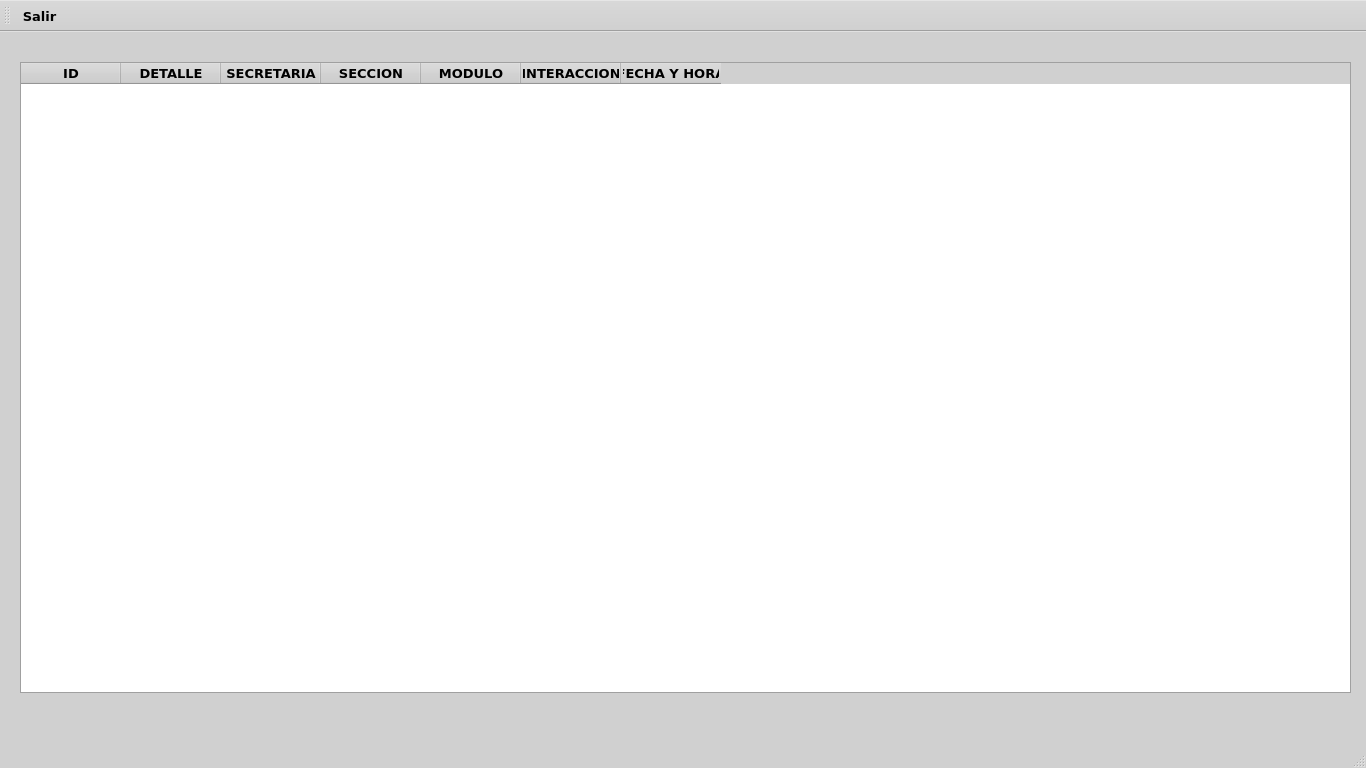
<?xml version="1.0" encoding="UTF-8"?>
<ui version="4.0">
 <class>MainWindow</class>
 <widget class="QMainWindow" name="MainWindow">
  <property name="geometry">
   <rect>
    <x>0</x>
    <y>0</y>
    <width>1366</width>
    <height>768</height>
   </rect>
  </property>
  <property name="palette">
   <palette>
    <active>
     <colorrole role="WindowText">
      <brush brushstyle="SolidPattern">
       <color alpha="255">
        <red>0</red>
        <green>0</green>
        <blue>0</blue>
       </color>
      </brush>
     </colorrole>
     <colorrole role="Button">
      <brush brushstyle="SolidPattern">
       <color alpha="255">
        <red>208</red>
        <green>208</green>
        <blue>208</blue>
       </color>
      </brush>
     </colorrole>
     <colorrole role="Light">
      <brush brushstyle="SolidPattern">
       <color alpha="255">
        <red>255</red>
        <green>255</green>
        <blue>255</blue>
       </color>
      </brush>
     </colorrole>
     <colorrole role="Midlight">
      <brush brushstyle="SolidPattern">
       <color alpha="255">
        <red>231</red>
        <green>231</green>
        <blue>231</blue>
       </color>
      </brush>
     </colorrole>
     <colorrole role="Dark">
      <brush brushstyle="SolidPattern">
       <color alpha="255">
        <red>104</red>
        <green>104</green>
        <blue>104</blue>
       </color>
      </brush>
     </colorrole>
     <colorrole role="Mid">
      <brush brushstyle="SolidPattern">
       <color alpha="255">
        <red>139</red>
        <green>139</green>
        <blue>139</blue>
       </color>
      </brush>
     </colorrole>
     <colorrole role="Text">
      <brush brushstyle="SolidPattern">
       <color alpha="255">
        <red>0</red>
        <green>0</green>
        <blue>0</blue>
       </color>
      </brush>
     </colorrole>
     <colorrole role="BrightText">
      <brush brushstyle="SolidPattern">
       <color alpha="255">
        <red>255</red>
        <green>255</green>
        <blue>255</blue>
       </color>
      </brush>
     </colorrole>
     <colorrole role="ButtonText">
      <brush brushstyle="SolidPattern">
       <color alpha="255">
        <red>0</red>
        <green>0</green>
        <blue>0</blue>
       </color>
      </brush>
     </colorrole>
     <colorrole role="Base">
      <brush brushstyle="SolidPattern">
       <color alpha="255">
        <red>255</red>
        <green>255</green>
        <blue>255</blue>
       </color>
      </brush>
     </colorrole>
     <colorrole role="Window">
      <brush brushstyle="SolidPattern">
       <color alpha="255">
        <red>208</red>
        <green>208</green>
        <blue>208</blue>
       </color>
      </brush>
     </colorrole>
     <colorrole role="Shadow">
      <brush brushstyle="SolidPattern">
       <color alpha="255">
        <red>0</red>
        <green>0</green>
        <blue>0</blue>
       </color>
      </brush>
     </colorrole>
     <colorrole role="AlternateBase">
      <brush brushstyle="SolidPattern">
       <color alpha="255">
        <red>231</red>
        <green>231</green>
        <blue>231</blue>
       </color>
      </brush>
     </colorrole>
     <colorrole role="ToolTipBase">
      <brush brushstyle="SolidPattern">
       <color alpha="255">
        <red>255</red>
        <green>255</green>
        <blue>220</blue>
       </color>
      </brush>
     </colorrole>
     <colorrole role="ToolTipText">
      <brush brushstyle="SolidPattern">
       <color alpha="255">
        <red>0</red>
        <green>0</green>
        <blue>0</blue>
       </color>
      </brush>
     </colorrole>
     <colorrole role="PlaceholderText">
      <brush brushstyle="SolidPattern">
       <color alpha="128">
        <red>0</red>
        <green>0</green>
        <blue>0</blue>
       </color>
      </brush>
     </colorrole>
    </active>
    <inactive>
     <colorrole role="WindowText">
      <brush brushstyle="SolidPattern">
       <color alpha="255">
        <red>0</red>
        <green>0</green>
        <blue>0</blue>
       </color>
      </brush>
     </colorrole>
     <colorrole role="Button">
      <brush brushstyle="SolidPattern">
       <color alpha="255">
        <red>208</red>
        <green>208</green>
        <blue>208</blue>
       </color>
      </brush>
     </colorrole>
     <colorrole role="Light">
      <brush brushstyle="SolidPattern">
       <color alpha="255">
        <red>255</red>
        <green>255</green>
        <blue>255</blue>
       </color>
      </brush>
     </colorrole>
     <colorrole role="Midlight">
      <brush brushstyle="SolidPattern">
       <color alpha="255">
        <red>231</red>
        <green>231</green>
        <blue>231</blue>
       </color>
      </brush>
     </colorrole>
     <colorrole role="Dark">
      <brush brushstyle="SolidPattern">
       <color alpha="255">
        <red>104</red>
        <green>104</green>
        <blue>104</blue>
       </color>
      </brush>
     </colorrole>
     <colorrole role="Mid">
      <brush brushstyle="SolidPattern">
       <color alpha="255">
        <red>139</red>
        <green>139</green>
        <blue>139</blue>
       </color>
      </brush>
     </colorrole>
     <colorrole role="Text">
      <brush brushstyle="SolidPattern">
       <color alpha="255">
        <red>0</red>
        <green>0</green>
        <blue>0</blue>
       </color>
      </brush>
     </colorrole>
     <colorrole role="BrightText">
      <brush brushstyle="SolidPattern">
       <color alpha="255">
        <red>255</red>
        <green>255</green>
        <blue>255</blue>
       </color>
      </brush>
     </colorrole>
     <colorrole role="ButtonText">
      <brush brushstyle="SolidPattern">
       <color alpha="255">
        <red>0</red>
        <green>0</green>
        <blue>0</blue>
       </color>
      </brush>
     </colorrole>
     <colorrole role="Base">
      <brush brushstyle="SolidPattern">
       <color alpha="255">
        <red>255</red>
        <green>255</green>
        <blue>255</blue>
       </color>
      </brush>
     </colorrole>
     <colorrole role="Window">
      <brush brushstyle="SolidPattern">
       <color alpha="255">
        <red>208</red>
        <green>208</green>
        <blue>208</blue>
       </color>
      </brush>
     </colorrole>
     <colorrole role="Shadow">
      <brush brushstyle="SolidPattern">
       <color alpha="255">
        <red>0</red>
        <green>0</green>
        <blue>0</blue>
       </color>
      </brush>
     </colorrole>
     <colorrole role="AlternateBase">
      <brush brushstyle="SolidPattern">
       <color alpha="255">
        <red>231</red>
        <green>231</green>
        <blue>231</blue>
       </color>
      </brush>
     </colorrole>
     <colorrole role="ToolTipBase">
      <brush brushstyle="SolidPattern">
       <color alpha="255">
        <red>255</red>
        <green>255</green>
        <blue>220</blue>
       </color>
      </brush>
     </colorrole>
     <colorrole role="ToolTipText">
      <brush brushstyle="SolidPattern">
       <color alpha="255">
        <red>0</red>
        <green>0</green>
        <blue>0</blue>
       </color>
      </brush>
     </colorrole>
     <colorrole role="PlaceholderText">
      <brush brushstyle="SolidPattern">
       <color alpha="128">
        <red>0</red>
        <green>0</green>
        <blue>0</blue>
       </color>
      </brush>
     </colorrole>
    </inactive>
    <disabled>
     <colorrole role="WindowText">
      <brush brushstyle="SolidPattern">
       <color alpha="255">
        <red>104</red>
        <green>104</green>
        <blue>104</blue>
       </color>
      </brush>
     </colorrole>
     <colorrole role="Button">
      <brush brushstyle="SolidPattern">
       <color alpha="255">
        <red>208</red>
        <green>208</green>
        <blue>208</blue>
       </color>
      </brush>
     </colorrole>
     <colorrole role="Light">
      <brush brushstyle="SolidPattern">
       <color alpha="255">
        <red>255</red>
        <green>255</green>
        <blue>255</blue>
       </color>
      </brush>
     </colorrole>
     <colorrole role="Midlight">
      <brush brushstyle="SolidPattern">
       <color alpha="255">
        <red>231</red>
        <green>231</green>
        <blue>231</blue>
       </color>
      </brush>
     </colorrole>
     <colorrole role="Dark">
      <brush brushstyle="SolidPattern">
       <color alpha="255">
        <red>104</red>
        <green>104</green>
        <blue>104</blue>
       </color>
      </brush>
     </colorrole>
     <colorrole role="Mid">
      <brush brushstyle="SolidPattern">
       <color alpha="255">
        <red>139</red>
        <green>139</green>
        <blue>139</blue>
       </color>
      </brush>
     </colorrole>
     <colorrole role="Text">
      <brush brushstyle="SolidPattern">
       <color alpha="255">
        <red>104</red>
        <green>104</green>
        <blue>104</blue>
       </color>
      </brush>
     </colorrole>
     <colorrole role="BrightText">
      <brush brushstyle="SolidPattern">
       <color alpha="255">
        <red>255</red>
        <green>255</green>
        <blue>255</blue>
       </color>
      </brush>
     </colorrole>
     <colorrole role="ButtonText">
      <brush brushstyle="SolidPattern">
       <color alpha="255">
        <red>104</red>
        <green>104</green>
        <blue>104</blue>
       </color>
      </brush>
     </colorrole>
     <colorrole role="Base">
      <brush brushstyle="SolidPattern">
       <color alpha="255">
        <red>208</red>
        <green>208</green>
        <blue>208</blue>
       </color>
      </brush>
     </colorrole>
     <colorrole role="Window">
      <brush brushstyle="SolidPattern">
       <color alpha="255">
        <red>208</red>
        <green>208</green>
        <blue>208</blue>
       </color>
      </brush>
     </colorrole>
     <colorrole role="Shadow">
      <brush brushstyle="SolidPattern">
       <color alpha="255">
        <red>0</red>
        <green>0</green>
        <blue>0</blue>
       </color>
      </brush>
     </colorrole>
     <colorrole role="AlternateBase">
      <brush brushstyle="SolidPattern">
       <color alpha="255">
        <red>208</red>
        <green>208</green>
        <blue>208</blue>
       </color>
      </brush>
     </colorrole>
     <colorrole role="ToolTipBase">
      <brush brushstyle="SolidPattern">
       <color alpha="255">
        <red>255</red>
        <green>255</green>
        <blue>220</blue>
       </color>
      </brush>
     </colorrole>
     <colorrole role="ToolTipText">
      <brush brushstyle="SolidPattern">
       <color alpha="255">
        <red>0</red>
        <green>0</green>
        <blue>0</blue>
       </color>
      </brush>
     </colorrole>
     <colorrole role="PlaceholderText">
      <brush brushstyle="SolidPattern">
       <color alpha="128">
        <red>0</red>
        <green>0</green>
        <blue>0</blue>
       </color>
      </brush>
     </colorrole>
    </disabled>
   </palette>
  </property>
  <property name="font">
   <font>
    <family>Verdana</family>
    <pointsize>10</pointsize>
    <bold>true</bold>
   </font>
  </property>
  <property name="windowTitle">
   <string>MainWindow</string>
  </property>
  <widget class="QWidget" name="centralwidget">
   <widget class="QTableWidget" name="tableWidget">
    <property name="enabled">
     <bool>true</bool>
    </property>
    <property name="geometry">
     <rect>
      <x>20</x>
      <y>30</y>
      <width>1331</width>
      <height>631</height>
     </rect>
    </property>
    <property name="editTriggers">
     <set>QAbstractItemView::NoEditTriggers</set>
    </property>
    <column>
     <property name="text">
      <string>ID</string>
     </property>
    </column>
    <column>
     <property name="text">
      <string>DETALLE</string>
     </property>
    </column>
    <column>
     <property name="text">
      <string>SECRETARIA</string>
     </property>
    </column>
    <column>
     <property name="text">
      <string>SECCION</string>
     </property>
    </column>
    <column>
     <property name="text">
      <string>MODULO</string>
     </property>
    </column>
    <column>
     <property name="text">
      <string>INTERACCION</string>
     </property>
    </column>
    <column>
     <property name="text">
      <string>FECHA Y HORA</string>
     </property>
    </column>
   </widget>
  </widget>
  <widget class="QMenuBar" name="menubar">
   <property name="geometry">
    <rect>
     <x>0</x>
     <y>0</y>
     <width>1366</width>
     <height>22</height>
    </rect>
   </property>
  </widget>
  <widget class="QStatusBar" name="statusbar"/>
  <widget class="QToolBar" name="toolBar">
   <property name="windowTitle">
    <string>toolBar</string>
   </property>
   <property name="toolButtonStyle">
    <enum>Qt::ToolButtonTextBesideIcon</enum>
   </property>
   <attribute name="toolBarArea">
    <enum>TopToolBarArea</enum>
   </attribute>
   <attribute name="toolBarBreak">
    <bool>false</bool>
   </attribute>
   <addaction name="actionSalir"/>
  </widget>
  <action name="actionSalir">
   <property name="icon">
    <iconset resource="../resources.qrc">
     <normaloff>:/icons/resources/icons/salir.png</normaloff>:/icons/resources/icons/salir.png</iconset>
   </property>
   <property name="text">
    <string>Salir</string>
   </property>
  </action>
 </widget>
 <resources>
  <include location="../resources.qrc"/>
 </resources>
 <connections/>
</ui>
